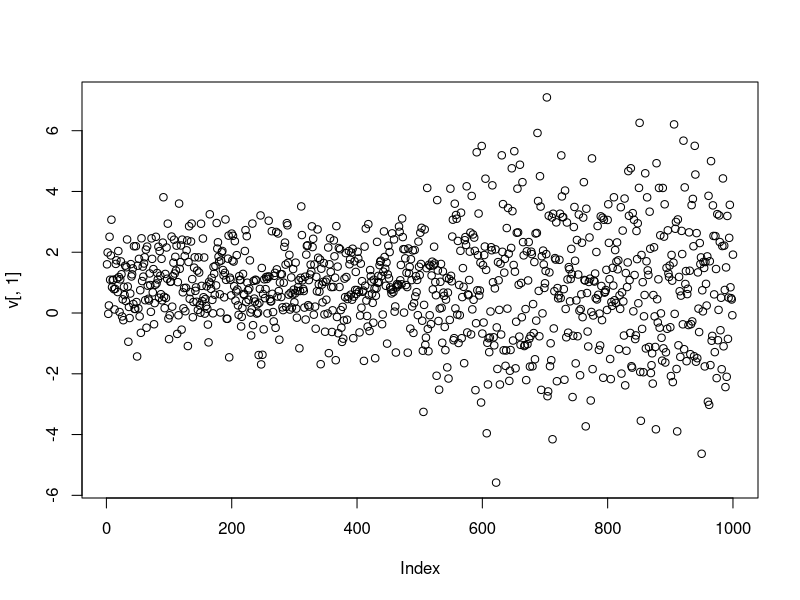
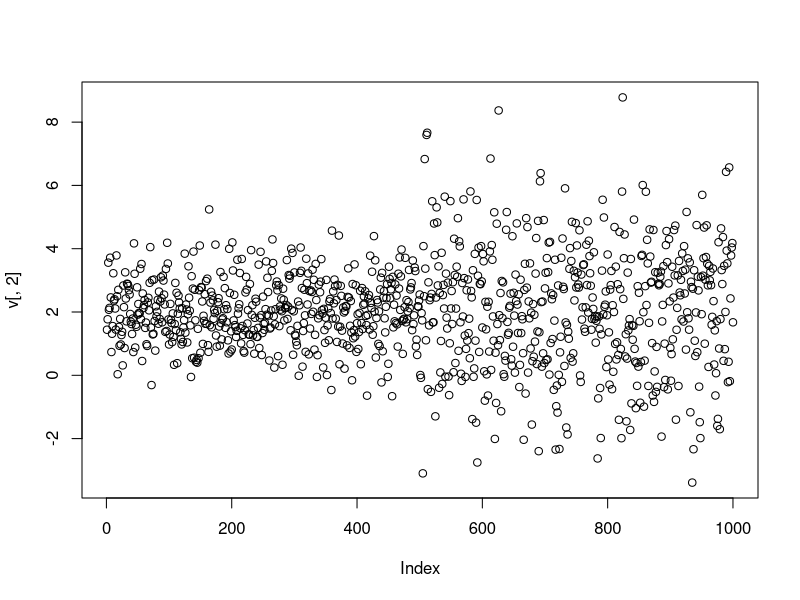
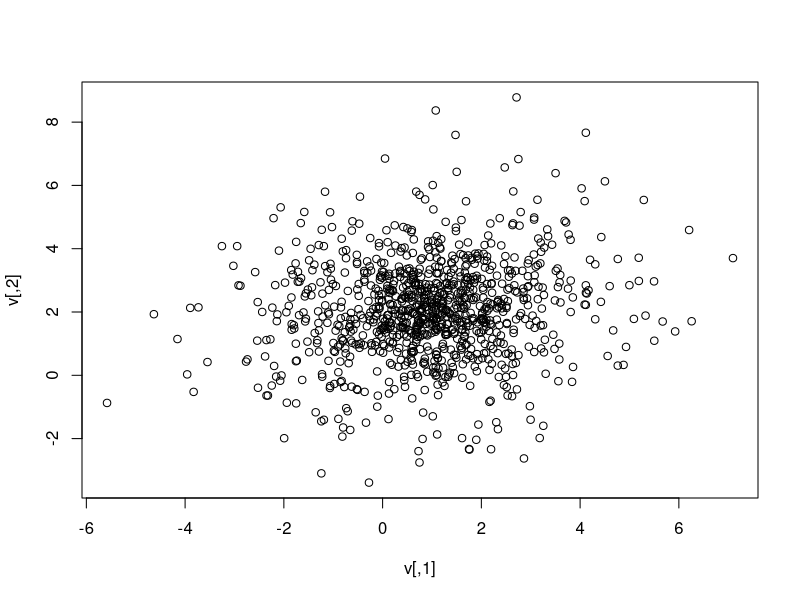
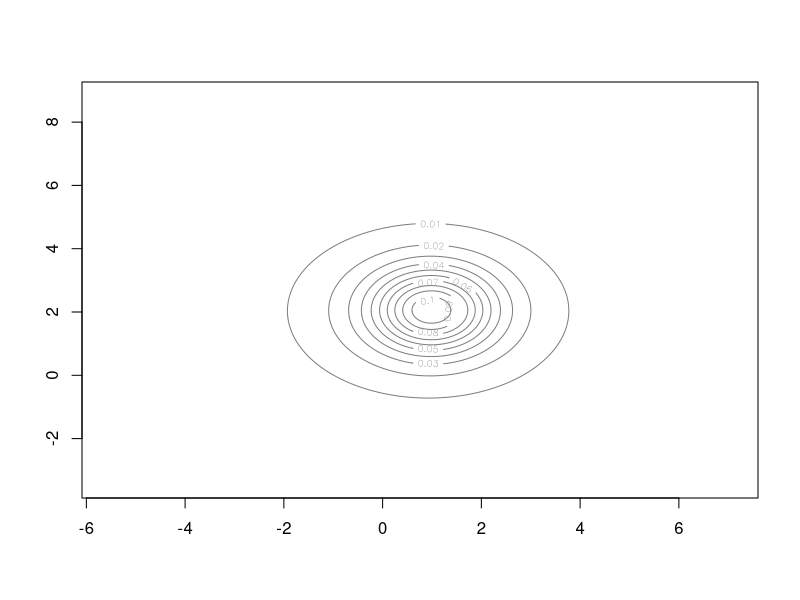

Write R code to recreate these figures, in order.
## ---- chunk 1
set.seed(123)
library(MASS)

v1 <- mvrnorm(500,mu = c(1,2), Sigma=diag(2))
v2 <- mvrnorm(500,mu = c(1,2), Sigma=4*diag(2))

v <- rbind(v1,v2)
x <- c(v1,v2)
## ---- chunk 2

plot(v[,1])
plot(v[,2])
plot(v)
## ---- chunk 3
#TO DO.......
library(mclust)
VVI = Mclust(v, modelNames = "VVI")
plot(VVI,what = c("density"))
## ---- chunk 4
res <- Mclust(v)
res
#Mclust function found that there is two class using VEE. It provides us also a
#lot of available components.
## ---- chunk 5
res$parameters
## ---- chunk 6
res$classification
## ---- chunk 7
km <- kmeans(v, centers = 2)
Mean <- km$centers

Std <- sqrt(km$withinss/km$size)

data.frame(Mean,Std)
km$withinss
km$cluster
## ---- chunk 8

## ---- chunk 9

## ---- chunk 10
